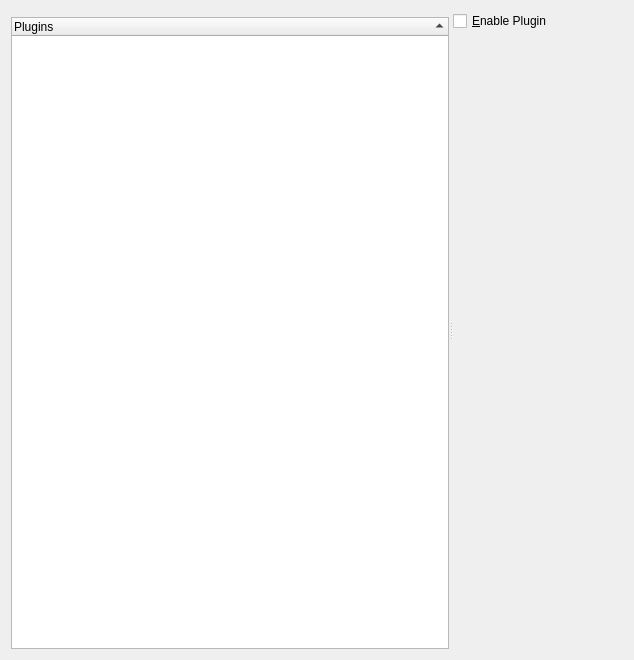
<ui version="4.0" >
 <class>KRenamePlugins</class>
 <widget class="QWidget" name="KRenamePlugins" >
  <property name="geometry" >
   <rect>
    <x>0</x>
    <y>0</y>
    <width>634</width>
    <height>660</height>
   </rect>
  </property>
  <layout class="QVBoxLayout" >
   <item>
    <widget class="QSplitter" name="splitter" >
     <property name="orientation" >
      <enum>Qt::Horizontal</enum>
     </property>
     <widget class="QWidget" name="layoutWidget" >
      <layout class="QVBoxLayout" >
       <item>
        <widget class="KTreeWidgetSearchLineWidget" name="searchPlugins" />
       </item>
       <item>
        <widget class="QTreeWidget" name="listPlugins" >
         <property name="alternatingRowColors" >
          <bool>true</bool>
         </property>
         <property name="rootIsDecorated" >
          <bool>false</bool>
         </property>
         <property name="itemsExpandable" >
          <bool>false</bool>
         </property>
         <property name="sortingEnabled" >
          <bool>true</bool>
         </property>
         <property name="allColumnsShowFocus" >
          <bool>true</bool>
         </property>
         <column>
          <property name="text" >
           <string>Plugins</string>
          </property>
         </column>
        </widget>
       </item>
      </layout>
     </widget>
     <widget class="QWidget" name="" >
      <layout class="QVBoxLayout" >
       <item>
        <widget class="QCheckBox" name="checkEnablePlugin" >
         <property name="sizePolicy" >
          <sizepolicy vsizetype="Fixed" hsizetype="MinimumExpanding" >
           <horstretch>4</horstretch>
           <verstretch>0</verstretch>
          </sizepolicy>
         </property>
         <property name="text" >
          <string>&amp;Enable Plugin</string>
         </property>
        </widget>
       </item>
       <item>
        <widget class="QStackedWidget" name="stackPlugins" >
         <property name="sizePolicy" >
          <sizepolicy vsizetype="Expanding" hsizetype="MinimumExpanding" >
           <horstretch>4</horstretch>
           <verstretch>0</verstretch>
          </sizepolicy>
         </property>
         <property name="sizeIncrement" >
          <size>
           <width>2</width>
           <height>0</height>
          </size>
         </property>
         <widget class="QWidget" name="page" />
         <widget class="QWidget" name="page_2" />
        </widget>
       </item>
      </layout>
     </widget>
    </widget>
   </item>
  </layout>
 </widget>
 <customwidgets>
  <customwidget>
   <class>KTreeWidgetSearchLineWidget</class>
   <extends>QWidget</extends>
   <header>ktreewidgetsearchlinewidget.h</header>
  </customwidget>
 </customwidgets>
 <resources/>
 <connections/>
</ui>
